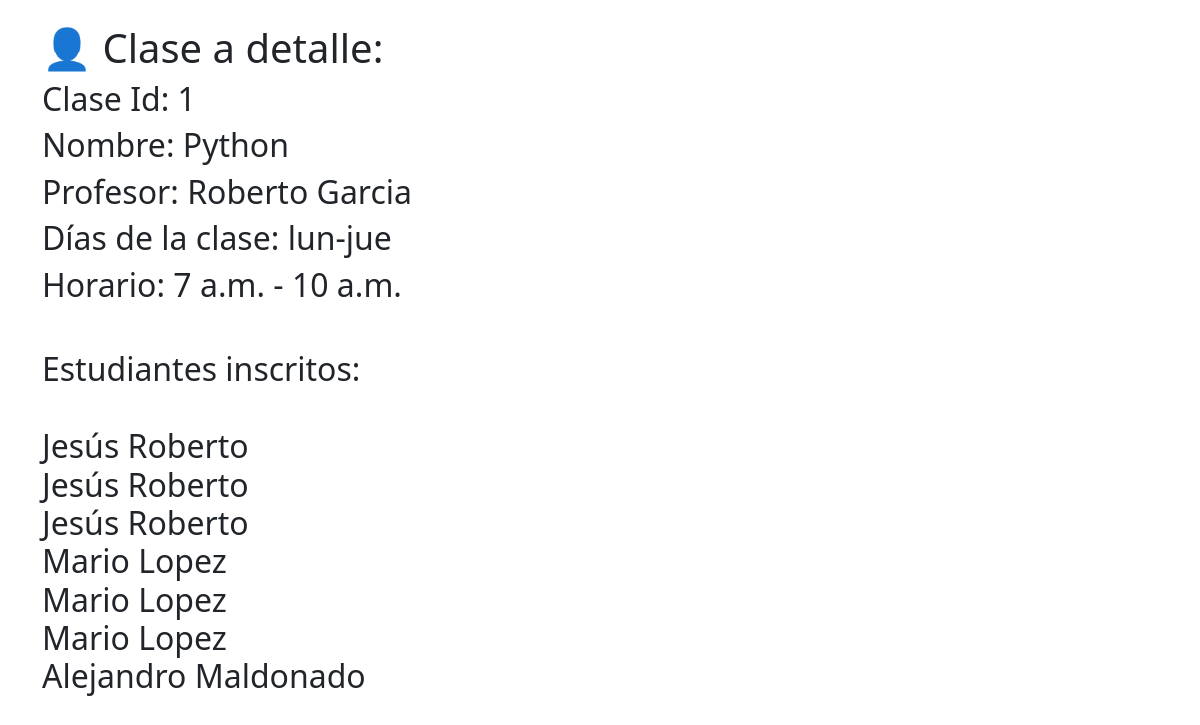
The page /clases/1/ on the database its author committed.
### clases/models.py (models this page shows, shortened)
class Clase(models.Model):
    nombre = models.CharField(max_length=50)
    profesor = models.CharField(max_length=50)
    dias_clase = models.CharField(max_length=50)
    hora_inicio = models.TimeField()
    hora_fin = models.TimeField()
    estudiantes = models.ManyToManyField(Estudiante, related_name='clases')

### estudiantes/models.py (models this page shows)
class Estudiante(models.Model):
    nombre = models.CharField(max_length=50)
    edad = models.IntegerField()
    email = models.EmailField()
    fecha_nacimiento = models.DateField()
    def __str__(self):
        return self.nombre

### clases/views.py (the view)
# urls.py: path('clases/<clase_id>/', get_clase),
def get_clase(request, clase_id):
    try:
        clase = Clase.objects.get(pk=clase_id)
        context = {
            "clase": clase
        }
        return render(request, 'clases/clases_detalle.html', context)
    except Exception as e:
        return render(request, 'clases/clases_detalle.html', {})

### clases/templates/clases/clases_detalle.html (shortened to what this page needs)
<!DOCTYPE html>
<html lang="en">
<head>
    <link href="https://cdn.jsdelivr.net/npm/bootstrap@5.0.1/dist/css/bootstrap.min.css" rel="stylesheet">
</head>
<body>
<div class="container">
<h1 class="mt-4">👤 Clase a detalle:</h1>
    {%if clase%}
        <h2>Clase Id: {{clase.id}}</h2>
        <h2>Nombre: {{clase.nombre}}</h2>
        <h2>Profesor: {{clase.profesor}}</h2>
        <h2>Días de la clase: {{clase.dias_clase}}</h2>
        <h2>Horario: {{clase.hora_inicio}} - {{clase.hora_fin}}</h2>
    {% else %}
        <h2>No existe ese estudiante! ☠️</h2>
    {% endif %}
    <h2><br>Estudiantes inscritos:<br><br> {{clase.estudiantes.all|join:'<br>'}}</h2>
</div>
</body>
</html>

### rows shown on the page
Clase: id "1", nombre "Python", profesor "Roberto Garcia", dias_clase "lun-jue", hora_inicio "7 a.m.", hora_fin "10 a.m.", estudiantes.all "Jesús Roberto Jesús Roberto Jesús Roberto Mario Lopez Mario Lopez Mario Lopez Alejandro Maldonado"
